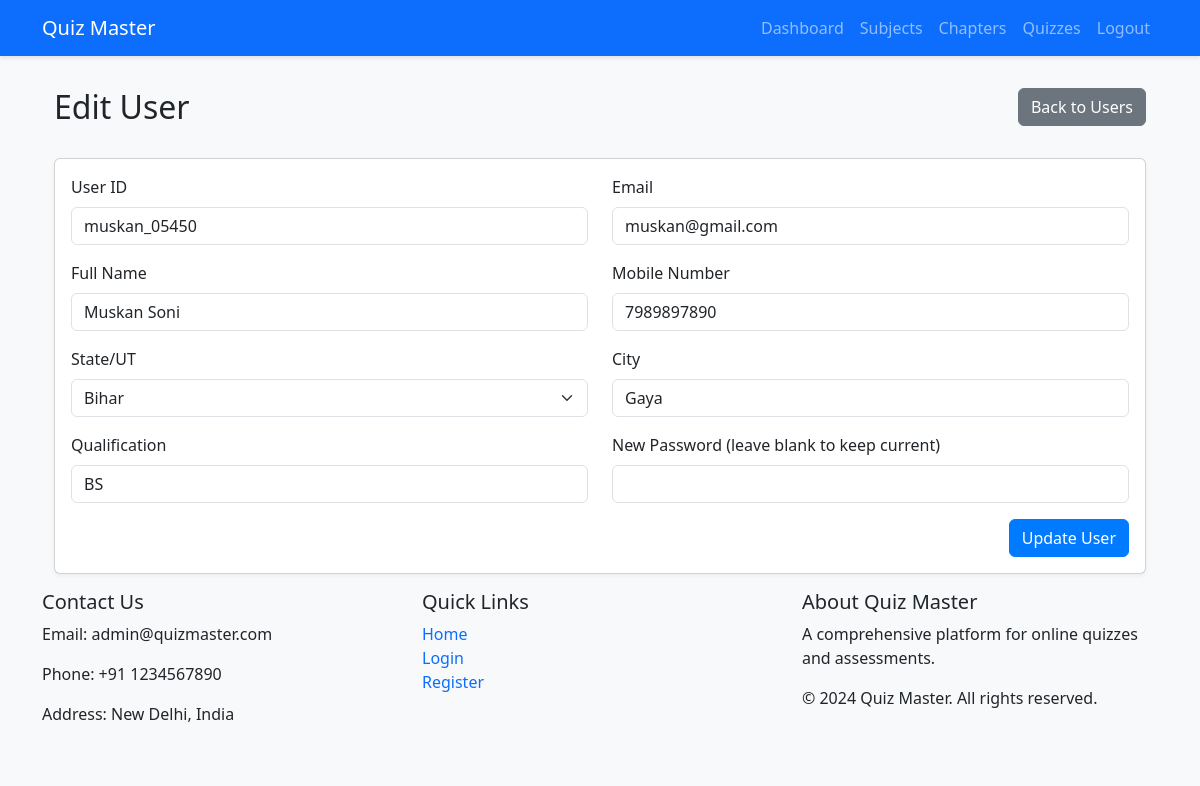
/admin/users/2/edit (signed in), run on the app's committed database.
### app.py (models this page shows, shortened)
class User(UserMixin, db.Model):
    id = db.Column(db.Integer, primary_key=True)
    user_id = db.Column(db.String(50), unique=True, nullable=False)
    email = db.Column(db.String(120), unique=True, nullable=False)
    full_name = db.Column(db.String(100), nullable=False)
    mobile_no = db.Column(db.String(15), nullable=False)
    dob = db.Column(db.Date, nullable=False)
    gender = db.Column(db.String(10), nullable=False)
    state = db.Column(db.String(50), nullable=False)
    city = db.Column(db.String(50), nullable=False)
    qualification = db.Column(db.String(100), nullable=False)
    password_hash = db.Column(db.String(128))
    is_admin = db.Column(db.Boolean, default=False)
    quiz_attempts = db.relationship('QuizAttempt', backref='user', lazy=True)

### app.py (the view, shortened to what this page needs)
@app.route('/admin/users/<int:user_id>/edit', methods=['GET', 'POST'])
@login_required
@admin_required
def edit_user(user_id):
    user = User.query.get_or_404(user_id)
    return render_template('admin/edit_user.html', user=user, states=INDIAN_STATES)

### app.py (called while the page is built)
def admin_required(f):
    @wraps(f)
    def decorated_function(*args, **kwargs):
        if not current_user.is_authenticated or not current_user.is_admin:
            flash('You do not have permission to access this page.', 'error')
            return redirect(url_for('login'))
        return f(*args, **kwargs)
    return decorated_function

@login_manager.user_loader
def load_user(user_id):
    return User.query.get(int(user_id))

### templates/admin/edit_user.html (shortened to what this page needs)
{% extends "base.html" %}
{% block content %}
<div class="container">
    <div class="row mb-4">
        <div class="col">
            <h2>Edit User</h2>
        </div>
        <div class="col text-end">
            <a href="{{ url_for('manage_users') }}" class="btn btn-secondary">Back to Users</a>
        </div>
    </div>
    <div class="card">
        <div class="card-body">
            <form method="POST">
                <div class="row">
                    <div class="col-md-6 mb-3">
                        <label for="user_id" class="form-label">User ID</label>
                        <input type="text" class="form-control" id="user_id" value="{{ user.user_id }}" readonly>
                    </div>
                    <div class="col-md-6 mb-3">
                        <label for="email" class="form-label">Email</label>
                        <input type="email" class="form-control" id="email" value="{{ user.email }}" readonly>
                    </div>
                </div>
                <div class="row">
                    <div class="col-md-6 mb-3">
                        <label for="full_name" class="form-label">Full Name</label>
                        <input type="text" class="form-control" id="full_name" name="full_name" value="{{ user.full_name }}" required>
                    </div>
                    <div class="col-md-6 mb-3">
                        <label for="mobile_no" class="form-label">Mobile Number</label>
                        <input type="text" class="form-control" id="mobile_no" name="mobile_no" value="{{ user.mobile_no }}" required>
                    </div>
                </div>
                <div class="row">
                    <div class="col-md-6 mb-3">
                        <label for="state" class="form-label">State/UT</label>
                        <select class="form-select" id="state" name="state" required>
                            {% for state in states %}
                            <option value="{{ state }}" {% if state == user.state %}selected{% endif %}>{{ state }}</option>
                            {% endfor %}
                        </select>
                    </div>
                    <div class="col-md-6 mb-3">
                        <label for="city" class="form-label">City</label>
                        <input type="text" class="form-control" id="city" name="city" value="{{ user.city }}" required>
                    </div>
                </div>
                <div class="row">
                    <div class="col-md-6 mb-3">
                        <label for="qualification" class="form-label">Qualification</label>
                        <input type="text" class="form-control" id="qualification" name="qualification" value="{{ user.qualification }}" required>
                    </div>
                    <div class="col-md-6 mb-3">
                        <label for="new_password" class="form-label">New Password (leave blank to keep current)</label>
                        <input type="password" class="form-control" id="new_password" name="new_password">
                    </div>
                </div>
                <div class="text-end">
                    <button type="submit" class="btn btn-primary">Update User</button>
                </div>
            </form>
        </div>
    </div>
</div>
{% endblock %}

### static/css/style.css (style rules this page uses)
body { background-color: #f8f9fa; }
.card { box-shadow: 0 2px 4px rgba(0,0,0,.05); transition: transform 0.2s; }
.btn-primary { background-color: #007bff; border-color: #007bff; }

### data on the page
User: user_id "muskan_05450", email "muskan@gmail.com", full_name "Muskan Soni", mobile_no "7989897890", state "Bihar", city "Gaya", qualification "BS"
